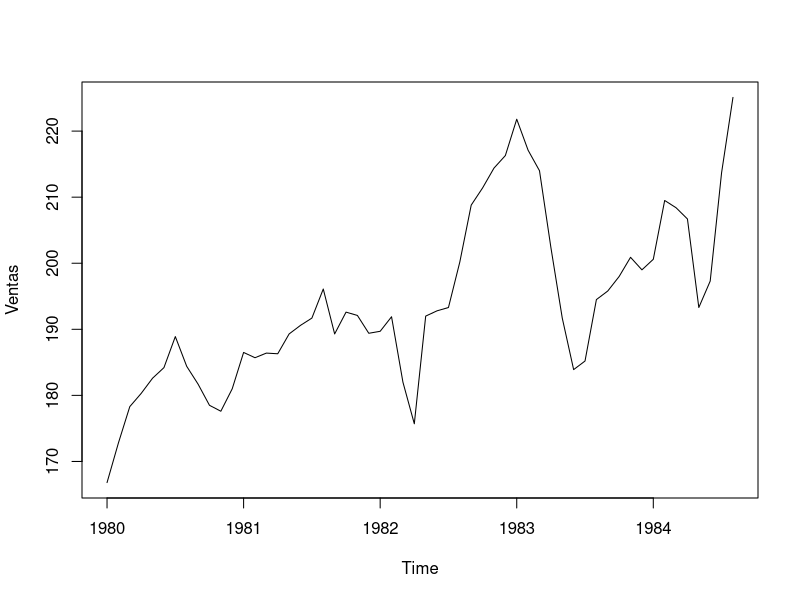
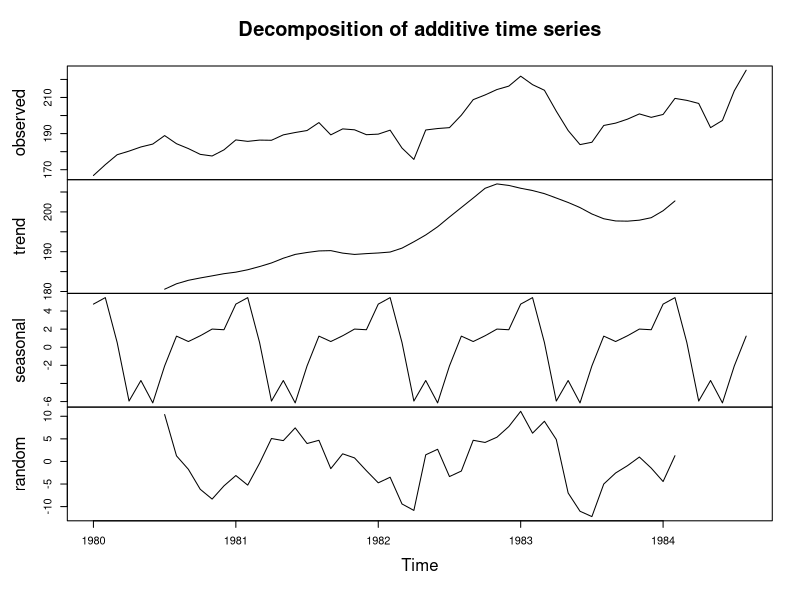
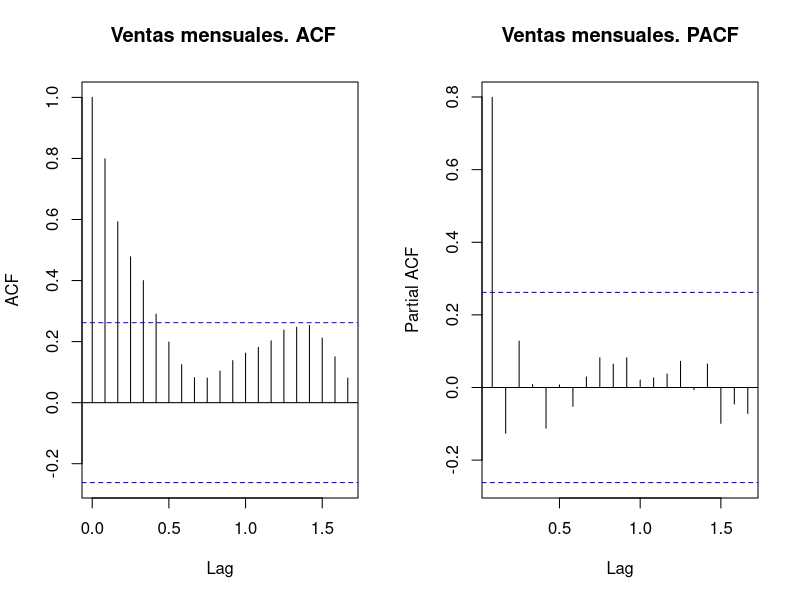
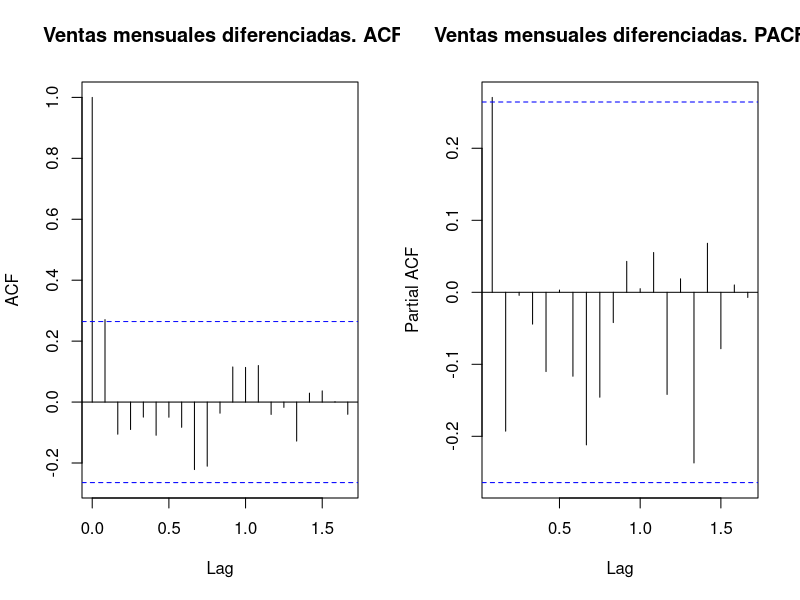
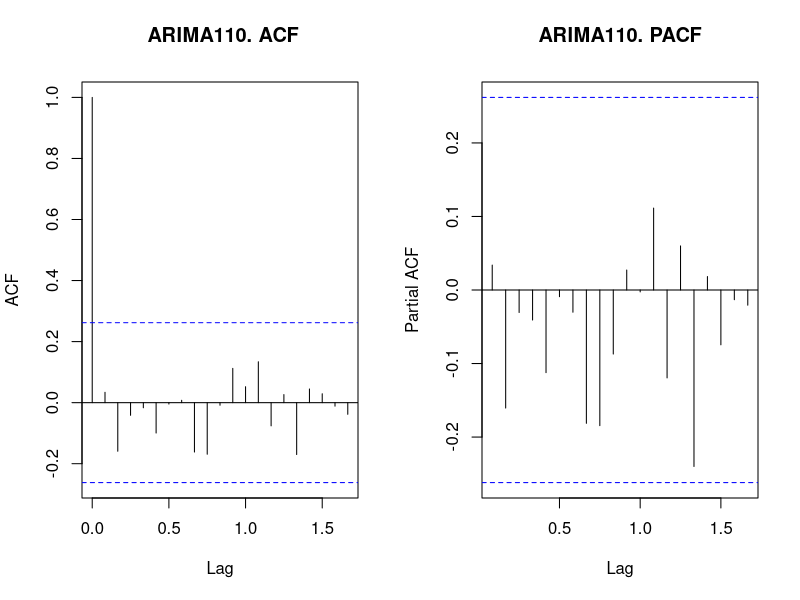
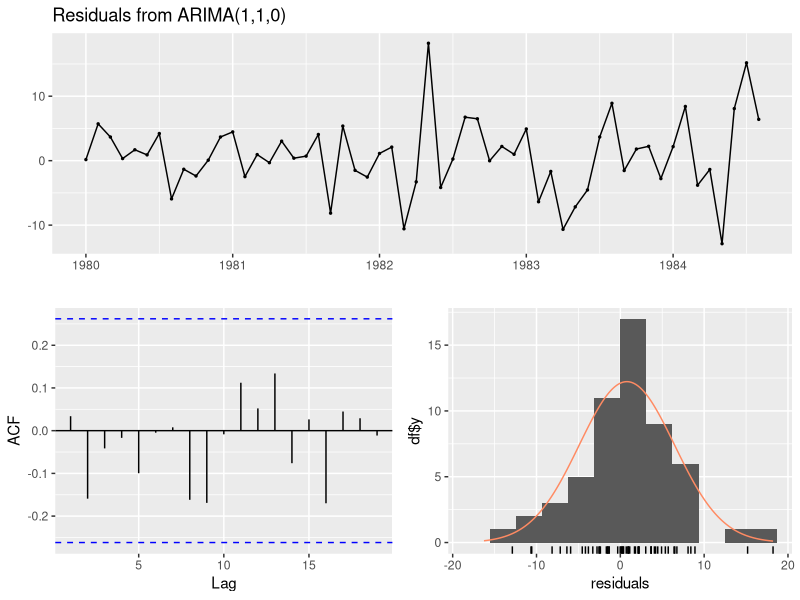

These charts were generated, in order, by the following R code:
library(readxl)
library(readxl)
ventas <- read_excel("class-5/Datos para ARIMA.xlsx", 
                               sheet = "ventas")
View(ventas)
#ventas <- read_excel("~/Desktop/Universidad/ECONOMETRIA 2020-2023/series de tiempo econometria/ventas.xlsx")
library(forecast)
library(datasets)
library(stats)
library(ggplot2)
library(tseries)
library(lmtest)
### ARIMA################
#Suponemos ventas mensuales
#Chequeamos estructura de los datos, modificamos a df y luego en series
str(ventas)
ventasdf<-data.frame(ventas)
str(ventasdf)
is.ts(ventasdf)
tsventas= ts(ventasdf, start = c(1980,1), frequency = 12)
is.ts(tsventas)
head(tsventas)
### GRAFICO DE LA SERIE, AFC Y PACF############
### recordar lo de ruido blanco
plot.ts(tsventas) 
### preguntas
#que observa?
#### componentes de la serie ADITIVO###
componentes <- decompose(tsventas)
plot(componentes)
#### componentes de la serie MULTIPLICATIVO###


#### graficamos acf y pacf ##
par1<-par(mfrow=c(1,2))
acf(tsventas, main=" Ventas mensuales. ACF", lag.max=20)
pacf(tsventas, main="Ventas mensuales. PACF", lag.max=20)
par(par1)
### test aumentado de dickey fuller ###
adf.test(tsventas)## nos da que la serie es no estacionaria (cual es la ho?) por ende debemos transfromarla.
kpss.test(tsventas) ### Ho?
##### Diferenciacion para ver si es estacionaria####
adf.test(diff(tsventas)) 
### otra alternativa para observar cuanto necesitamos diferenciar en nivel###
ndiffs(tsventas, test = "adf") ## nos dice que se necesita una diferencia para sea estacionaria.
### En caso de diferenciar mas veces###
dif1tsventas<-diff(tsventas)
dif2tsventas<-diff(dif1tsventas)
adf.test(dif2tsventas) ## rechazamos la ho de no estacionariedad
kpss.test(diff(dif2tsventas))#aceptamos la ho de estacionariedad.

### graficamos los acf y pacf de la serie diferenciada #####
par(mfrow=c(1,2))
acf(dif1tsventas, main=" Ventas mensuales diferenciadas. ACF", lag.max=20)
pacf(dif1tsventas, main="Ventas mensuales diferenciadas. PACF", lag.max=20)
# se observa en los acf y pacf que la serie diferenciada es estacionaria ###
#### Estimamos un arima (1,1,0) de acuerdo a lo observado
ARIMA110 <- arima(tsventas, order = c(1,1,0))
print (ARIMA110)
coeftest(ARIMA110)
###Chequeo de los residuos###
acf(ARIMA110$residuals, main=" ARIMA110. ACF", lag.max=20)
pacf(ARIMA110$residuals, main="ARIMA110. PACF", lag.max=20)
checkresiduals(ARIMA110)
### utilizamos el autoarima### observar que se usa en nivel sin modificar la serie
auto.arima(tsventas) 
ARIMA011 <- arima(tsventas, order = c(0,1,1))
print (ARIMA011)
coeftest(ARIMA011)
## test de autocorrelacion ho=no autocorrelacion, como estimamos un ma1 solo colocamos en fitdf un solo parametro
Box.test(ARIMA011$residuals, type = "Ljung-Box", lag = 20, fitdf = 1)
